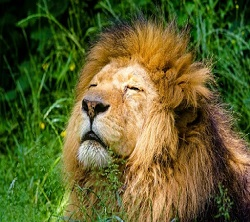
#> input picture python/dataimage/211220/cat.jpg, 250 x 222 px
$ python ex03.py
#> lines starting #> are read from the running program, lines starting #| are printed output that depends on the picture; after the words box and inside, x2 and y2 are one past the last pixel; in counts of white or black regions, pixels touching at a corner belong together
import cv2

img = cv2.imread('cat.jpg')
#> img is the input picture: shape (222, 250, 3); mean B, G, R 44.5, 96.7, 94.5
gray_img =cv2.cvtColor(img,cv2.COLOR_BGR2GRAY)
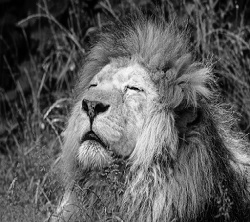
#> gray_img: shape (222, 250); min 0, max 250, mean 90.1

ret, thresh = cv2.threshold(gray_img,75, 255, 0)
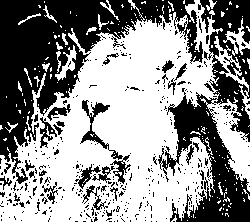
#> thresh: shape (222, 250); 56.5% white; 402 black regions (366 under 20 px)

contours, hie = cv2.findContours(thresh,cv2.RETR_EXTERNAL,cv2.CHAIN_APPROX_SIMPLE)
#> contours = 185 contours, 171 with area under 20; largest, box (x1, y1, x2, y2) and area: (0, 0, 250, 222) 31700, (214, 36, 250, 119) 500, (223, 18, 250, 56) 254, (55, 45, 77, 81) 199, (100, 0, 119, 20) 43; hie = 185 rows, first 6: [1, -1, -1, -1], [2, 0, -1, -1], [3, 1, -1, -1], [4, 2, -1, -1], [5, 3, -1, -1], [6, 4, -1, -1]

cv2.drawContours(img,contours,0,(0,0,255),5)
#> img: shape (222, 250, 3); 0.04% of pixels changed, all inside (x1, y1, x2, y2) = (184, 217, 191, 222)

cv2.imshow('img', img)
cv2.imshow('gray_img',gray_img)
cv2.imshow('thresh',thresh)
cv2.waitKey(0)
